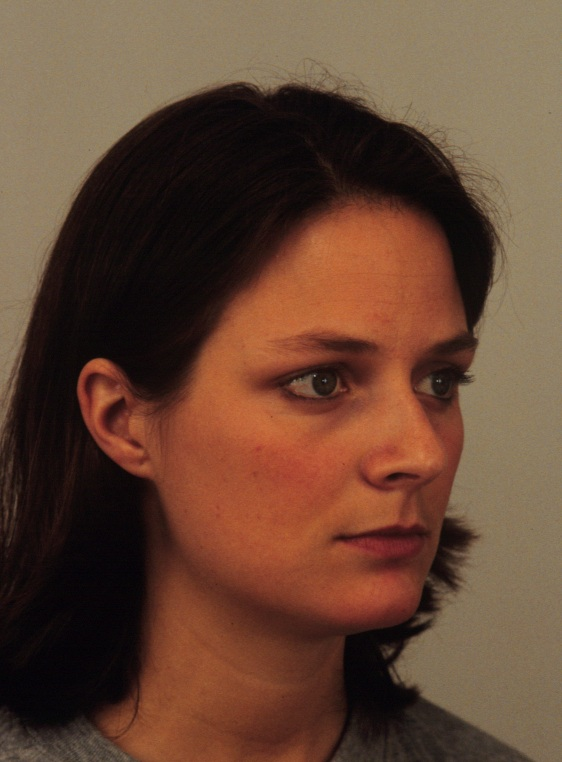
#> input picture data/KDEF_and_AKDEF/KDEF/AF01/AF01NEHR.JPG, 562 x 762 px; its folder holds 2 pictures in this run
$ jupyter execute --allow-errors pre-processing.ipynb   (shell and % lines are left out)
#> lines starting #> are read from the running program, lines starting #| are printed output that depends on the picture
# label-generate

[cell 1]
import os
base_dir = 'data/KDEF_and_AKDEF/KDEF/'
datas = []
for i, j, k in os.walk(base_dir):
#     print(k)
    for img in k:
        name = img.split('.')[0]
        No = name[:4]
        expression = name[4:6]
        angle = name[6:]
        swtich_expression = {
            "AF": 0,
            "AN": 1,
            "DI": 2,
            "HA": 3,
            "NE": 4,
            "SA": 5,
            "SU": 6
        }
        switch_angle = {
            "FL": 0,
            "FR": 1,
            "HL": 2,
            "HR": 3,
            "S" : 4
        }
        data =  No + '/' + img + ',' + \
                str(swtich_expression[expression]) + ',' + \
                str(switch_angle[angle])
        datas.append(data)
        print(data)

[cell 2]
# 和mapping进行对比
import matplotlib.pyplot as plt
from PIL import Image

#> (the rest of this cell did not finish here and is left out)

[cell 3]
# 数据总数
len(datas), datas[0]

[cell 4]
import numpy as np
# 划分训练集、验证集和测试集
num_test_samples = 1000
#> num_test_samples = 1000
num_validation_samples = 1000

[cell 5]
# 保存数据
def save(fileName, contents):
#> called with fileName = 'data/all.txt'
    fh = open(fileName, 'w', encoding='utf-8')
    for item in contents:
        fh.write(str(item)+"\n")
    fh.close()

save('data/all.txt', datas)

[cell 6]
# 打乱数据
np.random.shuffle(datas) # 打乱数据

validation_data = datas[:num_test_samples]
#> validation_data = ['AF01/AF01NEHR.JPG,4,3', 'AF01/AF01ANHR.JPG,1,3', 'AF02/AF02DIHR.JPG,2,3', 'AF02/AF02ANS.JPG,1,4']
test_data = datas[num_test_samples: num_test_samples+num_validation_samples]
#> test_data = []
training_data = datas[num_test_samples+num_validation_samples:]
#> training_data = []
len(validation_data), len(test_data), len(training_data)
#> Out = (4, 0, 0)

[cell 7]
save('data/validation.txt', validation_data)
#> the loop in save (call 2), `for item in contents:` made 4 passes
#> item on passes 1 to 4: 'AF01/AF01NEHR.JPG,4,3', 'AF01/AF01ANHR.JPG,1,3', 'AF02/AF02DIHR.JPG,2,3', 'AF02/AF02ANS.JPG,1,4'
save('data/test.txt', test_data)
save('data/train.txt', training_data)

[cell 8]
# 展示数据
img_name = base_dir + datas[0].split(",")[0]
img = Image.open(img_name)
#> img is the input picture: PIL image 562x762 RGB; mean R, G, B 100.8, 69.6, 52
plt.imshow(img)

[cell 9]
img.size
#> Out = (562, 762)

[cell 10]
img.crop((100, 130, 450, 650))
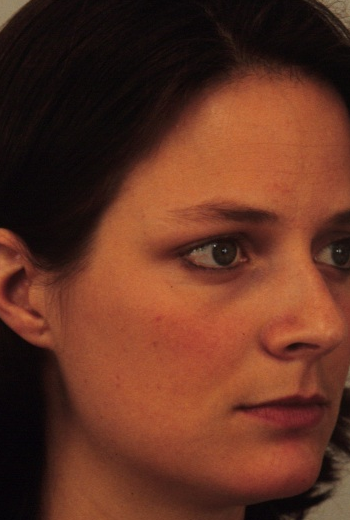
#> Out: PIL image 350x520 RGB; mean R, G, B 98.4, 50.7, 34
